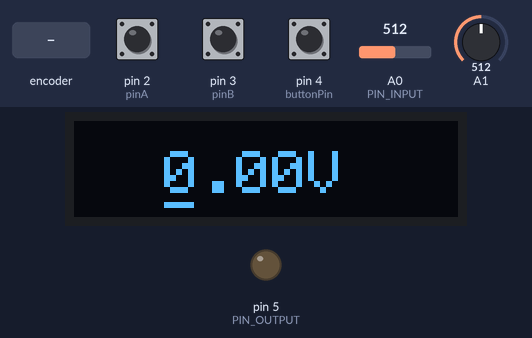
Simulated run of this sketch. Board: Arduino Uno, built with avr-gcc and run on an emulated ATmega328P. Parts: 128×32 one-colour display, output pins drawn as LEDs (lit = HIGH). The test bench sets the inputs (shaded band); at power-on: A0 (PIN_INPUT) = 512, A1 = 512, pin 4 (buttonPin) HIGH, pin 2 (pinA) HIGH, pin 3 (pinB) HIGH. What the sketch prints to the serial monitor is not drawn.

Above: at 1.2 s.
1.3 s: rotary encoder on pin 2 (pinA) / pin 3 (pinB) turned 2 steps (second pin leading)
At 2.4 s:
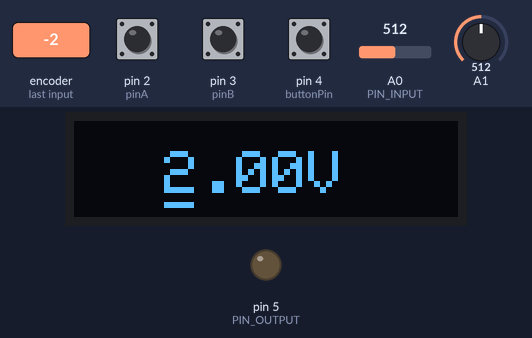
3.2 s: A0 (PIN_INPUT) set to 306
At 3.53 s:
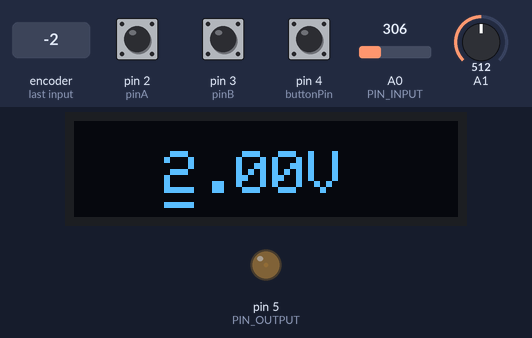
5.6 s: A1 set to 716
8.6 s: pin 4 (buttonPin) pulled LOW for 0.15 s
At 9.21 s:
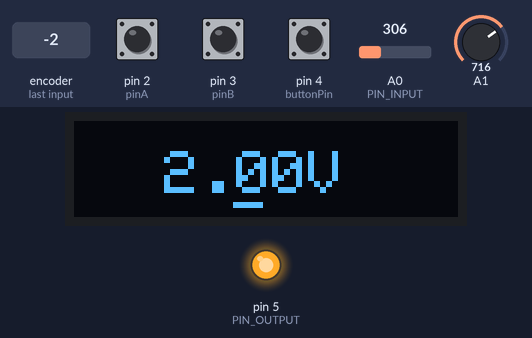
9.3 s: pin 4 (buttonPin) pulled LOW for 1 s
At 9.7 s:
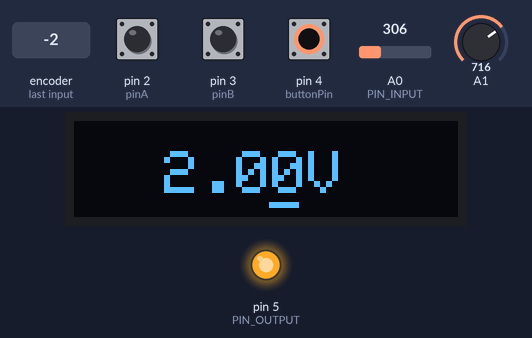
11.8 s: rotary encoder on pin 2 (pinA) / pin 3 (pinB) turned 1 step (first pin leading)
At 12.7 s:
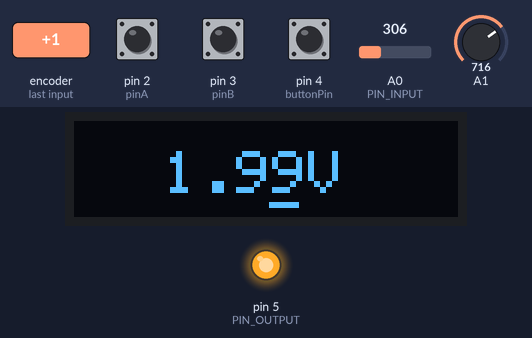
Timing chart, 0 to 14.5 s (numbered marks = the images above; inputs shaded):
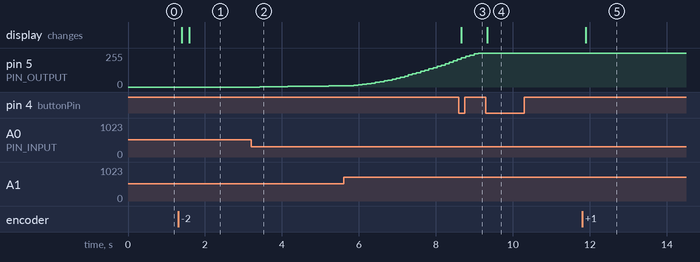

Measured:
- after the input at 1.3 s, the display: first changes after 0.09 s (image 1 shows a later state)
- after the input at 3.2 s, pin 5 (PIN_OUTPUT): moves from 0/255 to 9/255 over 2.1 s, starting after 0.22 s
- after the input at 8.6 s, the display: changes after 0.07 s (image 3)
- after the input at 9.3 s, the display: changes at once (image 4)
- after the input at 11.8 s, the display: changes after 0.09 s (image 5)

The sketch:

Fonte_Turbinada.ino
```cpp
/* INCLUSÃO DAS BIBLIOTECAS */
#include <PID_v1.h> // Inserindo a biblioteca para realizar o controle da tensão
#include <Wire.h>   // Inserindo a biblioteca para realizar a comunicação I2C
#include <Adafruit_GFX.h> // Biblioteca de efeitos visuais
#include <Adafruit_SSD1306.h> // Biblioteca do módulo OLED utilizado.

/* DEFINIÇÃO DAS VARIÁVEIS E CONSTANTES RESPONSÁVEIS PELA CONFIGURAÇÃO*/
#define VccMax 5  // Definindo qual a tensão máxima que o módulo pode regular
#define Qtd_Amostras_3v3 100    // Quantidade de amostras do filtro (ver o post sobre filtros)
#define Intervalo_Amostragem 1 // definindo o intervalo de amostragem em ms.
float Calibracao3v3 = 3.3;    // A tensão medida no pino de 3.3V. IMPORTANTE: Caso você não tenha um multimetro para medir, deixe o valor em 3.3V.

int Leitura_3v3 = 0; // Variavel global que é chamada em várias funções e faz a leitura em níveis ADC da tensão de 3.3V.
int PIN_INPUT = A0, PIN_OUTPUT = 5; // Declaração dos pinos de saida e entrada do controlador.

double Setpoint, Input, Output, // Cariáveis que serão computadads no controlador
       kp = 0, ki = 1, kd = 0;  // Os parametros do controlador PID.

#define SCREEN_WIDTH 128                  // OLED display largura, em pixels
#define SCREEN_HEIGHT 32                  // OLED display altura, em pixels

#define OLED_RESET -1                     // Pino de reset

/* INSERINDO OS OBJETOS PARA REALIZAR O CONTROLE DO DISPLAY E DO CONTROLADOR*/
PID controlador (& Input, & Output, & Setpoint, kp, ki, kd, DIRECT); // Declaração do objeto controlador PID.
Adafruit_SSD1306 display(SCREEN_WIDTH, SCREEN_HEIGHT, &Wire, OLED_RESET);   //Criando o objeto para controlar o display

/*CONFIGURAÇÃO DAS VARIÁVEIS PARA CONTROLAR O ENCODER*/
static int pinA = 2;                      //Pino para interrupção interna do Enconder
static int pinB = 3;                      //Pino para interrupção interna do Enconder
volatile byte aFlag = 0;                  //PinA detectando apenas a borda de subida
volatile byte bFlag = 0;                  //PinB como borda de subida na detecção
volatile int8_t encoderPos = 0;             //Posição atual do Encoder, que pode variar de 0 a 9
volatile byte prevEncoderPos = 0;         //Variavel para armazenar o valor anterior, para saber se o encoder foi girado.
volatile byte reading = 0;                //Armazena o valor dos pinos de interrupção

const byte buttonPin = 4;                 //Pino do botão do encoder
byte oldButtonState = HIGH;               //Armazena o antigo estado do botão
const unsigned long debounceTime = 10;    //Delay para evitar erros na leitura do botão
unsigned long buttonPressTime;            //Tempo que o botão foi pressionado para debounce

void setup() {
  Serial.begin(9600); // Iniciando a comunicacao serial para ver a tensão no Plotter Serial
  pinMode(PIN_INPUT, INPUT); // Inicializando o pino do sensor do controlador como entrada
  pinMode(PIN_OUTPUT, OUTPUT); // Inicializando como saída o pino do controlador da tensão.

  if (!display.begin(SSD1306_SWITCHCAPVCC, 0x3C))     //Inicia o display
  {
    Serial.println(F("SSD1306 a inicialização falhou"));   //Verifica se a conexão com o display falhou
    for (;;);                                         //Caso falhou, vai entrar em um loop infinito para não continuar
  }
  display.clearDisplay();      //A inicialização do display foi bem sucedida, então limpa o display
  display.setTextColor(SSD1306_WHITE);                //Setando a cor do texto para branco

  pinMode(pinA, INPUT_PULLUP);                        //Seta PinA como entrada PULLUP,para não precisar do resistor.
  pinMode(pinB, INPUT_PULLUP);                        //Seta PinB como entrada PULLUP,para não precisar do resistor.
  attachInterrupt(0, PinA, RISING);                   //Inicia a rotina de interrupção dos pinos de rotação do encoder
  attachInterrupt(1, PinB, RISING);
  pinMode (buttonPin, INPUT_PULLUP);                  //Seta o botão como entrada PULLUP,para não precisar do resistor.

  controlador.SetMode(AUTOMATIC); // Configura o controlador para funcionar em modo automático
  controlador.SetSampleTime(0); // Seta o controlador para ter a taxa de amostragem mais rápida possível.
  Serial.println("CLEARDATA"); // Limpa os dados das legendas do Plotter Serial
  Serial.println("Setpoint, Zero, Saida"); // Insere as legendas no Plotter Serial
  Leitura_3v3 = analogRead(A1);  // Leitura do valor ADC referente a 3.3V, onde aqui é o valor bruto que ainda será filtrado
  Amostragem(); // Chamando a função que atualiza o valor do filtro.
}


void loop() {

  float setpoint = 0, Adc = 0; // Setpoint recebe o valor que deve ser ajustado na saída, e ADC qual é a relação entre a tensão e os níveis ADC de 0 a 1023
  setpoint = Tensao(); // Tensao é a função responsável por converter o valor selecionado no display em um valor de tensão float
  Adc = Calibracao3v3 / filtro3v3(0); // Essa função ADC vai fazer a relação entre s níveis ADC e tensão, dividindo o valor da calibração pelo nível ADC filtrado
  // É importante ser filtrado porque não haverá qaquel
  Leitura_3v3 = analogRead(A1);  // Faz a leitura de 3.3V para atualizar no filtro.

  Amostragem(); // Essa é a função que fará a amostragem no tempo que determinamos no intervalo de amostragem que definimos na segunda linha de código.

  Setpoint = (int)(setpoint / Adc); // Converte o valor do setpoint (minusculo, que é em volts) em níveis ADC, pela relação feita pela variável 'Adc'

  Input = analogRead(PIN_INPUT); //O controlador lendo a entrada da porta analógica, que é a saída do transistor
  controlador.Compute(); // O controlador calcula qual deve ser a saída do pino PWM, para tudo ocorrer certo.
  analogWrite(PIN_OUTPUT, Output); //O pino de saída envia o sinal PWM que foi computado.
  imprimir(setpoint, 0, analogRead(A0)*Adc); // A função imprimir é um amontoado de "Serial.print"", só fizemos ela para facilitar.
}

void Amostragem() { // Essa função verifica se o tempo de amostragem  selecionado ocorreu
  static unsigned long timer1 = 0; // A variável que irá contar o útimo
  if ((abs(millis() - timer1)) > (int)(Intervalo_Amostragem)) { // Caso o tempo de amostragem tenha ocorrido, ele envia 1 para a função de filtro de media movel
    //Dessa forma a função sabe que é para atualizar o valor de saída para um novo valor filtrado
    filtro3v3(1);
  }
}

void imprimir(float valor1, float valor2, float valor3){ // A função recebe 3 parametros, e já imprime eles no formato correto.
  Serial.print(valor1);
  Serial.print(",");
  Serial.print(valor2);
  Serial.print(",");
  Serial.println(valor3);
}

float filtro3v3(bool atualiza_saida) { //O filtro aqui tem uma pequena mudanca em relacao ao filtro apresentado no post dedicado ao assunto
  //Esse filtro ele possui precisão variável. Ele começa bem impreciso e rápido, e vai mudando para impreciso e lento.
  //Isso porque não é esperado que o sinal de 3.3V mude com o tempo, por isso o filtro precisa começar bem rápido, para que atinja o valor esperado e vá corrigindo a precisão lá.
  static short Qtd_Amostras_Aux = 1;
  static float Saida_Filtro = 0;

  if (atualiza_saida == 0) return ((double)Saida_Filtro);

  else {
    Saida_Filtro += (float)(Leitura_3v3 - Saida_Filtro) / (float)Qtd_Amostras_Aux;
    Qtd_Amostras_Aux = constrain((Qtd_Amostras_Aux + 1), 0, Qtd_Amostras_3v3);
  }
}

float Tensao(){ // Essa funcao converte as mudanças no encoder e transforma em um valor de tensão.
  static float tensao = 0, aux; // Todas as variáveis são do tipo static porque o valor da tensão é salvo nessa função.
  static byte pos = 0; // A posição do digito que estamos digitando, correspondendo as casas decimais
  static bool button = false; //
  if (encoderPos != 0) { // Encoder Pos é uma variável global que diz se o encoder foi para a direita ou esquerda. ele recebe -1 ou 1 se o encoder teve um acréscimo de movimentação.
   aux = tensao + encoderPos * pow(10, -(pos)); //A lógica é bem simples. Se o encoder teve um acrescimo, ele vai somar com a tensão que já existe 1x10^(-pos). Caso seja negativo, faz -1. Esse valor de 1 ou -1 são justamente os salvos na variável do encoder.
   // A variavel auxiliar é usada porque precisa passar por uma comparação para ver se a tensão selecionada é válida
    if ((aux >= -0.0001) and (aux <= (VccMax))) { // Esse IF é somente para evitar bugs de selecionar tensão menor que 0 e maior que a tensão máxima permitida.
      tensao = aux; // Se passou por esse IF, a tensão é válida e a tensão auxiliar passa a ser o valor da tensão final.
    }
    encoderPos = 0; // Faz com que a variável que sente a mudança do encoder retorne a 0, indicando que o encoder está parado agora.
  }
  ImprimeDisplay(tensao, pos); // Após isso simprime no display OLED o valor selecionado. A variavel de posição é chamada para colocar corretamente onde ficara a indicação de seleção.

  byte buttonState = digitalRead (buttonPin); // Aqui começa a verificação se o botão foi pressionado, para selecionar o algarismo correto.
  if (buttonState != oldButtonState) // Isso quer dizer que o botão foi pressionado
  {
    if (millis () - buttonPressTime >= debounceTime)      //Rotina para debounce
    {
      buttonPressTime = millis ();                        //Registra o tempo em que o botão foi pressionado
      oldButtonState =  buttonState;                      //Registra o antigo estado do botão
      if (buttonState == LOW)
      {
        pos = (pos + 1) % 3;  // Isso garante que a posição volta para o 0 depois do 2.
      }
    }
  }
  return ((float)tensao); // No final de tudo essa funcao retorna o valor da tensão que selecionamos.
}

void ImprimeDisplay(float tensao, byte pos) { // Funcao para imprimir no Display o valor da tensao junto com o traçado que indica qual o algarismo que está sendo mexido.
  display.setTextSize(2);                                   //Imprime as informações na tela size
  display.clearDisplay();                                   //Limpa o display

  display.setCursor(30, 10);                                //Seta o posição do texto
  display.print((float)abs(tensao));                        // Imprime a tensão no display
  display.println("V"); // E insere esse V no final para indicar Volts

  switch (pos) {     // Imprimindo o underline baseado em qual posição do algarismo escolhido está.
    case 0: display.setCursor(30, 15);
      break;

    case 1: display.setCursor(53, 15);
      break;

    case 2: display.setCursor(65, 15);
      break;
  }
  display.println("_");
  display.display(); //Atualiza o display
}

void PinA()                               //Rotina para tratar a interrupção causada pelo encoder rotativo PinA.
{
  cli();                                  //Pare as interrupções para que seja lido o valor nos pinos
  reading = PIND & 0xC;                   //Lê todos os oito valores dos pinos e remove todos, exceto os valores de pinA e pinB
  if (reading == B00001100 && aFlag)      //Checa se temos os dois os pinos em HIGH e se estavamos esperando uma borda ascendente deste pino
  {
    encoderPos = 1;                     //Volta para o 9 antes do 0
    bFlag = 0;                            //Reseta as flags para o próximo turno
    aFlag = 0;
  }
  else if (reading == B00000100)          //Sinaliza que estamos esperando o PinB realizar a transição para a rotação
    bFlag = 1;
  sei();                                  //Reinicia as interrupções
}

void PinB()                               //Rotina para tratar a interrupção causada pelo encoder rotativo PinB.
{
  cli();                                  //Pare as interrupções para que seja lido o valor nos pinos
  reading = PIND & 0xC;                   //Lê todos os oito valores dos pinos e remove todos, exceto os valores de pinA e pinB
  if (reading == B00001100 && bFlag)      //Checa se temos os dois os pinos em HIGH e se estavamos esperando uma borda ascendente deste pino
  {
    encoderPos = -1;
    bFlag = 0;                            //Reseta as flags para o próximo turno
    aFlag = 0;
  }
  else if (reading == B00001000)          //Sinaliza que estamos esperando o PinA realizar a transição para a rotação
    aFlag = 1;
  sei();                                   //Reinicia as interrupções
}
```
